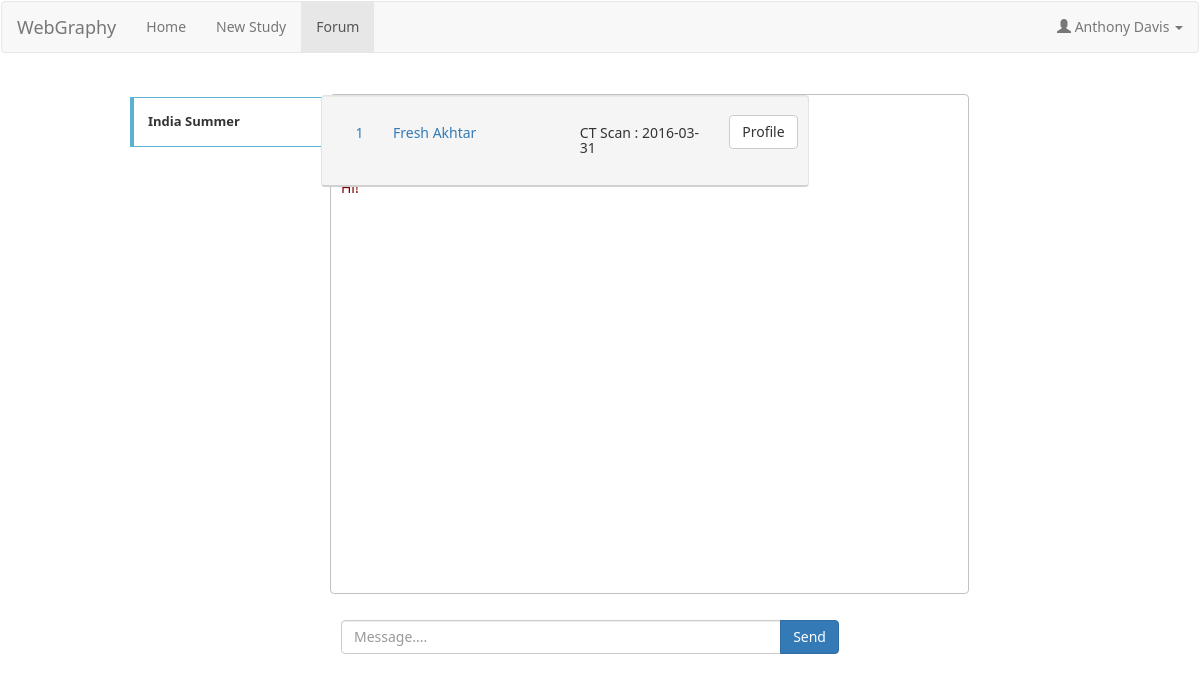
The app's page /forum.php (signed in), older data.
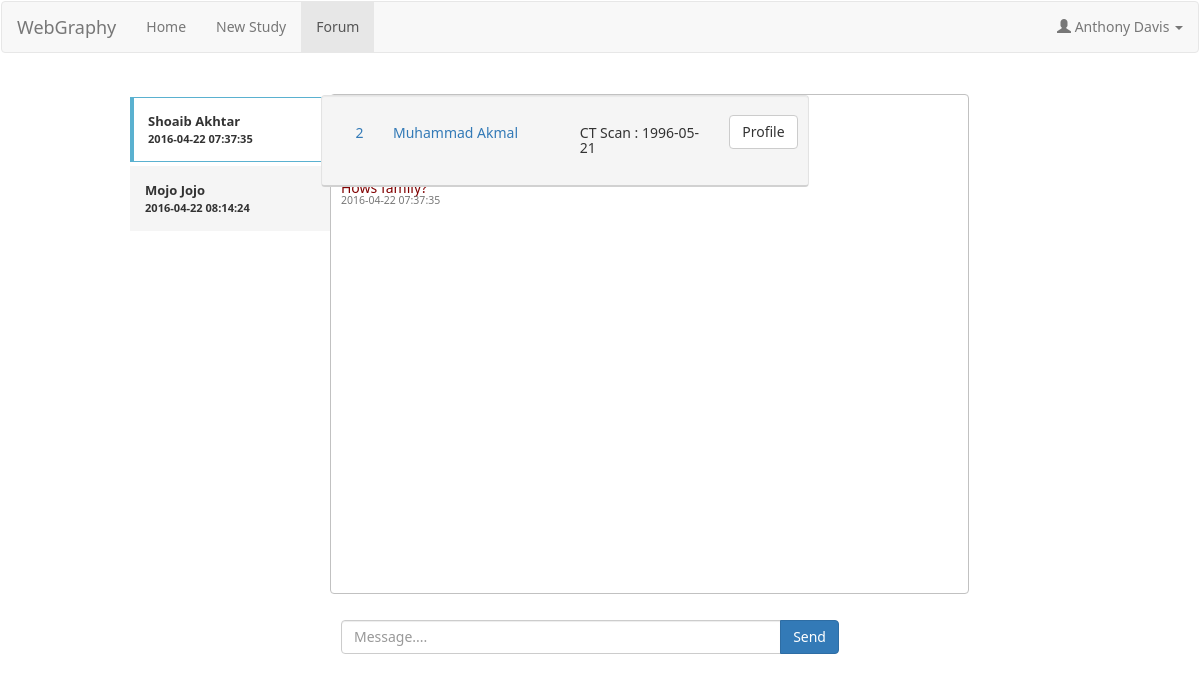
The same page, newer data.
### tables this page shows
CREATE TABLE `referees` (
  `referreeID` int(11) NOT NULL,
  `userID` int(11) NOT NULL,
  `firstName` varchar(255) NOT NULL,
  `surName` varchar(255) NOT NULL,
  `surgeryID` int(11) NOT NULL
);

CREATE TABLE `ctscan` (
  `CTScanID` int(11) NOT NULL,
  `date` date NOT NULL,
  `time` time NOT NULL,
  `objectID` int(11) NOT NULL
);

CREATE TABLE `studyobject` (
  `objectID` int(11) NOT NULL,
  `objectFirstname` varchar(255) NOT NULL,
  `objectSurname` varchar(255) NOT NULL,
  `ICNumber` int(11) NOT NULL,
  `telephone` int(11) NOT NULL,
  `DOB` date NOT NULL,
  `Sex` varchar(10) NOT NULL,
  `height` smallint(6) NOT NULL,
  `weight` smallint(6) NOT NULL,
  `homeAddress` varchar(255) NOT NULL,
  `homeCity` varchar(255) NOT NULL,
  `homeState` varchar(255) NOT NULL,
  `DOD` date NOT NULL,
  `deathCause` varchar(255) NOT NULL
);

CREATE TABLE `forumdiscussion` (
  `messageID` int(11) NOT NULL,
  `forumID` int(11) NOT NULL,
  `message` text NOT NULL,
  `dateTIME` datetime NOT NULL,
  `referreeType` varchar(30) NOT NULL
);

### getUsername.php (called while the page is built, shortened)
<?php
include ('conn.php');
$userID = $_SESSION['user_id'];
if( $_SESSION['user_type'] == 'admin'){
	$sql = "SELECT * FROM administrators WHERE userID = '$userID'";
}else{
	$sql = "SELECT * FROM referees WHERE userID = '$userID'";
}
			$result = $conn->query($sql);
			$row = $result->fetch_assoc();
			$fName=$row['firstName'];
			$sName=$row['surName'];
			if( $_SESSION['user_type'] != 'admin'){
			$referreeID = $row['referreeID'];
			}
?>

### forum_get.php (called while the page is built, shortened)
<?php
		include ('getUsername.php');
		$sql_forumGET="SELECT DISTINCT `referreeID_minor`, `referreeID_super`, referees.firstName, referees.surName, forumdiscussion.forumID
		FROM `forum`
		INNER JOIN referees ON forum.referreeID_minor = referees.referreeID
		INNER JOIN forumdiscussion ON forum.forumID = forumdiscussion.forumID
		WHERE referreeID_super = '$referreeID'
		OR referreeID_minor = '$referreeID'
		ORDER BY `forumdiscussion`.`dateTIME` DESC ";
		$result_forumGET= $conn -> query($sql_forumGET);
		function getTime($ID){
			include('conn.php');
		$sql_dateTIMEGET= "SELECT * FROM `forumdiscussion`
		WHERE `forumID` = $ID
		ORDER BY `forumdiscussion`.`dateTIME` DESC ";
		$result_dateTIMEGET= $conn -> query($sql_dateTIMEGET);
		$row_dateTIMEGET = $result_dateTIMEGET->fetch_assoc();
		return $row_dateTIMEGET['dateTIME'];
		}
		function getStudy($refID){
			include('conn.php');
			$sql_getStudy= "SELECT DISTINCT `referreeID_minor`, `referreeID_super`, referees.firstName, referees.surName,
			forumdiscussion.forumID, studyobject.objectID, studyobject.objectFirstname, studyobject.objectSurname, ctscan.date, ctscan.CTScanID FROM `forum`
			INNER JOIN referees ON forum.referreeID_minor = referees.referreeID
			INNER JOIN forumdiscussion ON forum.forumID = forumdiscussion.forumID
			INNER JOIN studyobject ON forum.objectID = studyobject.objectID
			INNER JOIN ctscan ON studyobject.objectID = ctscan.objectID
			WHERE referreeID_super = $refID OR referreeID_minor = $refID
			ORDER BY `forumdiscussion`.`dateTIME` DESC  ";
			return  $conn -> query($sql_getStudy);
		}
		function getMessage($ID){
			include('conn.php');
			$sql_getMessage= "SELECT * FROM `forumdiscussion`
			WHERE forumID = $ID
			ORDER BY `forumdiscussion`.`dateTIME` DESC ";
			return  $conn -> query($sql_getMessage);
		}
		?>

### forum.php (the view, shortened to what this page needs)
</body>
</html>
<!DOCTYPE html>
<?php include ('session.php');
include ('forum_get.php');
?>
<html lang="en">
  <link rel="stylesheet" href="http://maxcdn.bootstrapcdn.com/bootstrap/3.3.6/css/bootstrap.min.css">
    <link rel="stylesheet" type="text/css" href="css/easy-responsive-tabs.css " />
</head>
<body>
<div class="navBar">
<?php
$include = "forum";
 include 'navBar.php';
 ?>
  </div>
    <div id="container">
        <div id="parentVerticalTab">
		<div class="seif" >
            <ul class="resp-tabs-list hor_1" style="width:200px;">
                <?php while ($row_forumGET = $result_forumGET->fetch_assoc()):
				$forumID=$row_forumGET['forumID'];
				$dateTIME = getTime($forumID);
				?>
				<li><?php  echo $row_forumGET['firstName'] . " " . $row_forumGET['surName'] ;?> <br><small><?php echo $dateTIME;?></small></li><?php endwhile;  ?>
            </ul>
			</div>
            <div class="resp-tabs-container hor_1" style="height:200px; overflow-x:hidden; overflow-y: scroll;">
				<?php  $result_getStudy = getStudy($referreeID);
						while ($row_getStudy  = $result_getStudy->fetch_assoc()):
						$forumID=$row_getStudy['forumID'];
						$majorID=$row_getStudy['referreeID_super'];
						$minorID=$row_getStudy['referreeID_minor'];
				?>
				<div>
				<div class="col-md-12 well"style= "width: 40.7%; position: fixed; right: 391px; top:95px; border-bottom: solid 2px #D1D1D1;  z-index: 1;">
				<a href = "viewer.php?ct=<?php echo $row_getStudy['CTScanID'];?>" style="cursor:pointer">
				<div class="col-sm-1">
				<div class="input-group">
				<h5><?php echo $row_getStudy['objectID'];?></h5>
				</div>
				</div>
				<div class="col-sm-5">
				<div class="input-group">
				<h5><?php echo $row_getStudy['objectFirstname'] . " " . $row_getStudy['objectSurname'];;?></h5>
				</div>
				</div></a>
				<div class="col-sm-4">
				<div class="input-group">
				<h5>CT Scan : <?php echo $row_getStudy['date']; ?></h5>
				</div>
				</div>
				<div class="col-sm-1">
				<div class="input-group">
				<a href="studyProfile.php?add=<?php echo $row_getStudy['objectID'];?>"><button class="btn btn-default">Profile</button></a>
				</div>
				</div>
				</div>
	<div class="row" style="position:relative; top: 60px; ">
				<?php $result_Message = getMessage($forumID);
				while ($row_Message  = $result_Message->fetch_assoc()):
				if(($row_Message['referreeType'] == 'major') && ($majorID == $referreeID) || ($row_Message['referreeType'] == '') && ($minorID == $referreeID)) :
				?>
				<h5 style="text-align: left; position: relative; left:10px; color: maroon; "><?php echo $row_Message['message']; ?><br><small><?php echo $row_Message['dateTIME']?></small></h5>
				<?php else : ?>
				<h5 style="text-align: right; position: relative; right:10px; color: #960 ;"><?php echo $row_Message['message']; ?><br><small><?php echo $row_Message['dateTIME']?></small></h5>
				<?php endif; ?>
				<?php endwhile; ?>
	</div>
	  <?php if($majorID == $referreeID){
	 $refTYPE="major";
	 }
	 else{
	 $refTYPE="";
	 }
	 ?>
	<form class="form-horizontal" method="post" action="msg_add.php?ID=<?php echo $forumID?>&TYPE=<?php echo $refTYPE?>">
 <div class="row" style="position:fixed; right:295px; top:620px; width:66%; z-index: 1;">
  <div class="col-lg-3">
  </div>
  <div class="col-lg-8">
    <div class="input-group">
      <textarea style="resize: none;" rows="1" type="text" name="message" class="form-control" placeholder="Message...." required></textarea>
	 <span class="input-group-btn">
       <button class="btn btn-primary" name="send" type="submit">Send</button></a>
      </span>
	  </div>
  </div>
</div>
</form>
	</div>
	<?php endwhile; ?>
            </div>
        </div>
</body>
</html>

### navBar.php (shortened to what this page needs)
<!DOCTYPE html>
<?php
include ('getUsername.php');
?>
<html>
<nav class= "navbar navbar-default">
  <div class="container-fluid">
    <div class="navbar-header">
      <a class="navbar-brand" href="home.php">WebGraphy</a>
    </div>
    <ul class="nav navbar-nav">
      <li class="<?php if ($include=="home"){echo 'active';}?>"><a href="home.php">Home</a></li>
	 <li class="<?php if ($include=="newPatient"){echo 'active';}?>"><a href="studyNew.php">New Study</a></li>
<?php if( $_SESSION['user_type'] != 'admin'):?>
	<li class="<?php if ($include=="forum"){echo 'active';}?>"><a href="forum.php">Forum</a></li>
<?php endif?>
	</ul>
	<form method="post" action="search.php">
	      <ul class="nav navbar-nav navbar-right">
				<li><a class="dropdown-toggle" data-toggle="dropdown" href="#"><span class="glyphicon glyphicon-user"></span><?php echo" " .$fName." " .$sName;?>  <span class="caret"></span></a>
				</li>
		  </ul>
		  </form>
		  </nav>
		  </html>

### css/easy-responsive-tabs.css (style rules this page uses)
body { margin: 0px; padding: 0px; background: #f5f5f5; font-family: 'Segoe UI'; }
ul.resp-tabs-list, p { margin: 0px; padding: 0px; }
.resp-tabs-list li { font-weight: 600; font-size: 13px; display: inline-block; padding: 13px 15px; margin: 0 4px 0 0; list-style: none; cursor: pointer; float: left; }
.resp-tabs-container { padding: 0px; background-color: #fff; clear: left; }
.resp-tab-content { display: none; padding: 15px; }
.resp-tab-active { border: 1px solid #5AB1D0 !important; border-bottom: none; margin-bottom: -1px !important; padding: 12px 14px 14px 14px !important; border-top: 4px solid #5AB1D0 !important; border-bottom: 0px #fff solid !important; }
.resp-tab-active { border-bottom: none; background-color: #fff; }
.resp-tab-content { border: 1px solid #c1c1c1; border-top-color: #5AB1D0; }
.resp-vtabs ul.resp-tabs-list { float: left; width: 30%; }
.resp-vtabs .resp-tabs-list li { display: block; padding: 15px 15px !important; margin: 0 0 4px; cursor: pointer; float: none; }
.resp-vtabs .resp-tabs-container { padding: 0px; background-color: #fff; border: 1px solid #c1c1c1; float: left; width: 68%; min-height: 500px; border-radius: 4px; clear: none; }
.resp-vtabs .resp-tab-content { border: none; word-wrap: break-word; }
.resp-vtabs li.resp-tab-active { position: relative; z-index: 1; margin-right: -1px !important; padding: 14px 15px 15px 14px !important; border-top: 1px solid; border: 1px solid #5AB1D0 !important; border-left: 4px solid #5AB1D0 !important; margin-bottom: 4px !important; border-right: 1px #FFF solid !important; }
.seif { overflow-y:scroll; overflow-x:hidden; height: 480px; width:auto; float:left; }
.resp-tab-content-active { display: block; }

### forum.php (style rules this page uses)
body { background: #fff; }
#container { width: 940px; margin: 0 auto; }

Row changes from the older to the newer data that the page shows:
no longer on this page (row edited): ctscan: objectID.objectID "1", objectID.objectFirstname "Fresh", objectID.objectSurname "Akhtar", date "2016-03-31"
no longer on this page (row edited): forumdiscussion: message "Hi!", shown under "1"
now on this page (row edited): ctscan: objectID.objectID "2", objectID.objectFirstname "Muhammad", objectID.objectSurname "Akmal", date "1996-05-21"
added forumdiscussion: message "Hows family?", dateTIME "2016-04-22 07:37:35", shown under "2"
Text that changed along with them:
new list line: "Shoaib Akhtar 2016-04-22 07:37:35"
new list line: "Mojo Jojo 2016-04-22 08:14:24"
list line gone: "India Summer"
